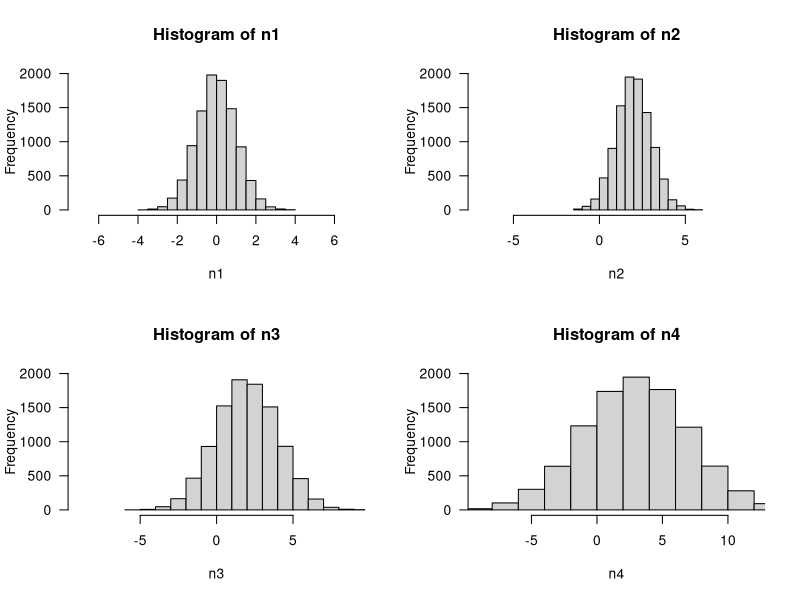

Here is the R script that generated this plot: (Note: this script raises an error after producing the figure.)
# Valores aleatorios de la normal y sus histogramas:

set.seed(123)
n1 <- rnorm(10000,0,1)
n2 <- rnorm(10000,2,1)
n3 <- rnorm(10000,2,2)
n4 <- rnorm(10000,3,4)

# En esllos se observa el engaño visual
par(mfrow=c(2,2))
hist(n1,xlim = c(-7,7),ylim=c(0,2000),las=1)
hist(n2,xlim = c(-7,9),ylim=c(0,2000),las=1)
hist(n3,xlim = c(-9,9),ylim=c(0,2000),las=1)
hist(n4,xlim = c(-9,12),ylim=c(0,2000),las=1)

# Para esto usamos truehist
truehist(n1,xlim = c(-7,7),ylim=c(0,0.4),las=1)
truehist(n2,xlim = c(-7,9),ylim=c(0,0.4),las=1)
truehist(n3,xlim = c(-9,9),ylim=c(0,0.4),las=1)
truehist(n4,xlim = c(-9,12),ylim=c(0,0.4),las=1)

#Con ggplot:
library(ggplot2)
ggplot(as.data.frame(n1), aes(x=n1)) + 
  geom_histogram(aes(y=..density..), colour="black", fill="lightblue")+
  geom_density(alpha=.2, fill="#FF6666") +
  geom_vline(aes(xintercept=mean(n1)),
             color="blue", linetype="dashed", size=1)

g1 <- rgamma(1000,1,1)
g2 <- rgamma(1000,2,1)
g3<- rgamma(1000,3,0.5)
g4 <- rgamma(1000,3,1)

par(mfrow=c(2,2))
hist(g1,xlim = c(0,12),ylim=c(0,1000),las=1)
hist(g2,xlim = c(0,12),ylim=c(0,1000),las=1)
hist(g3,xlim = c(0,12),ylim=c(0,1000),las=1)
hist(g4,xlim = c(0,12),ylim=c(0,1000),las=1)

truehist(g1,xlim = c(0,12),ylim=c(0,1.5),las=1)
truehist(g2,xlim = c(0,12),ylim=c(0,1.5),las=1)
truehist(g3,xlim = c(0,12),ylim=c(0,1.5),las=1)
truehist(g4,xlim = c(0,12),ylim=c(0,1.5),las=1)

# Trabajamos las densidades:
x <- seq(0,12,length.out=100000)
dg1 <- dgamma(x,1,1)
dg2 <- dgamma(x,2,1)
dg3 <- dgamma(x,3,0.5)
dg4 <- dgamma(x,3,1)

truehist(g1,xlim = c(0,12),ylim=c(0,1.5),las=1);lines(x,dg1, col= 'red', lwd=1.5)
truehist(g2,xlim = c(0,12),ylim=c(0,1.5),las=1);lines(x,dg2, col= 'red', lwd=1.5)
truehist(g3,xlim = c(0,12),ylim=c(0,1.5),las=1);lines(x,dg3, col= 'red', lwd=1.5)
truehist(g4,xlim = c(0,12),ylim=c(0,1.5),las=1);lines(x,dg4, col= 'red', lwd=1.5)

install.packages('gridExtra')
library(gridExtra)

g1 <- ggplot(as.data.frame(dg1), aes(x=dg1)) + 
  geom_histogram(aes(y=..density..), colour="black", fill="lightblue")+
  geom_density(alpha=.2, fill="#FF6666")+
  coord_cartesian(xlim =c(0, 1), ylim = c(0, 30))


g2 <- ggplot(as.data.frame(dg2), aes(x=dg2)) + 
  geom_histogram(aes(y=..density..), colour="black", fill="lightblue")+
  geom_density(alpha=.2, fill="#FF6666")+
  coord_cartesian(xlim =c(0, 1), ylim = c(0, 30))


g3 <- ggplot(as.data.frame(dg3), aes(x=dg3)) + 
  geom_histogram(aes(y=..density..), colour="black", fill="lightblue")+
  geom_density(alpha=.2, fill="#FF6666")+
  coord_cartesian(xlim =c(0, 1), ylim = c(0, 30))


g4 <- ggplot(as.data.frame(dg4), aes(x=dg4)) + 
  geom_histogram(aes(y=..density..), colour="black", fill="lightblue")+
  geom_density(alpha=.2, fill="#FF6666")+
  coord_cartesian(xlim =c(0, 5), ylim = c(0, 30))


grid.arrange(g2, g2, g3, g4,nrow = 2)

